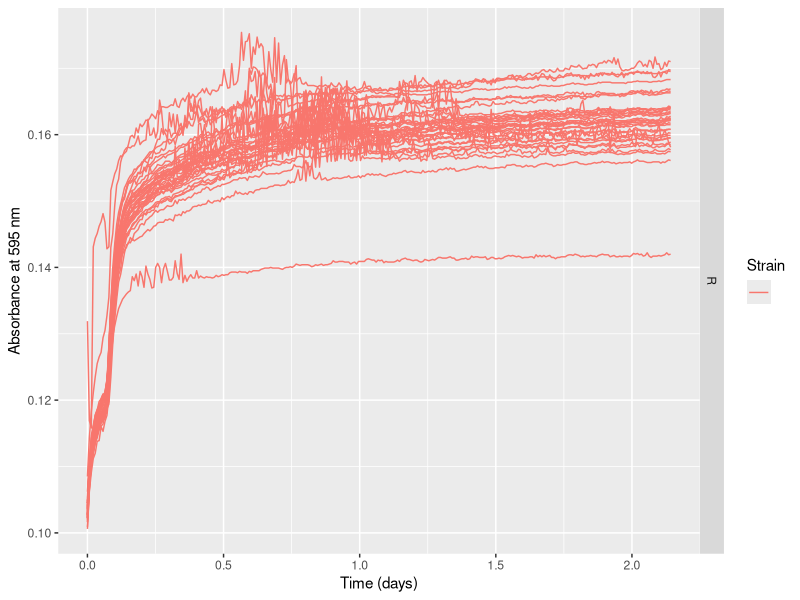
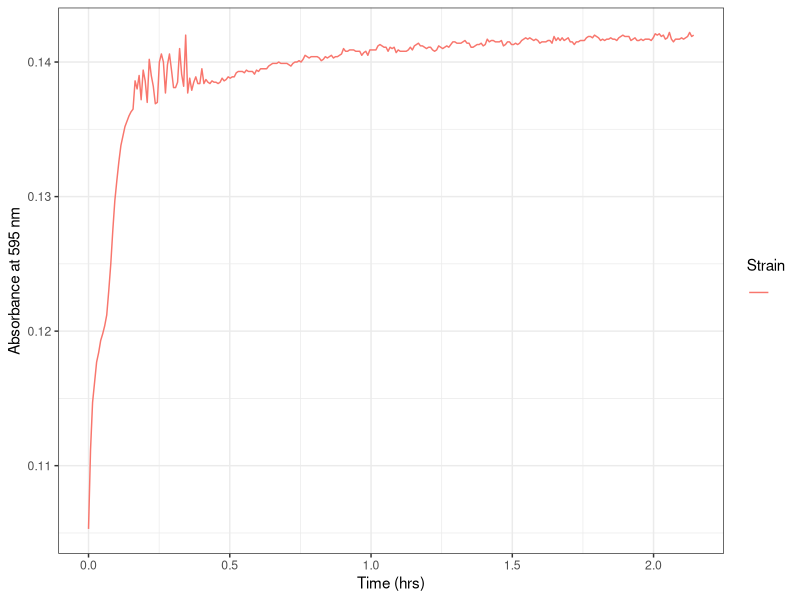
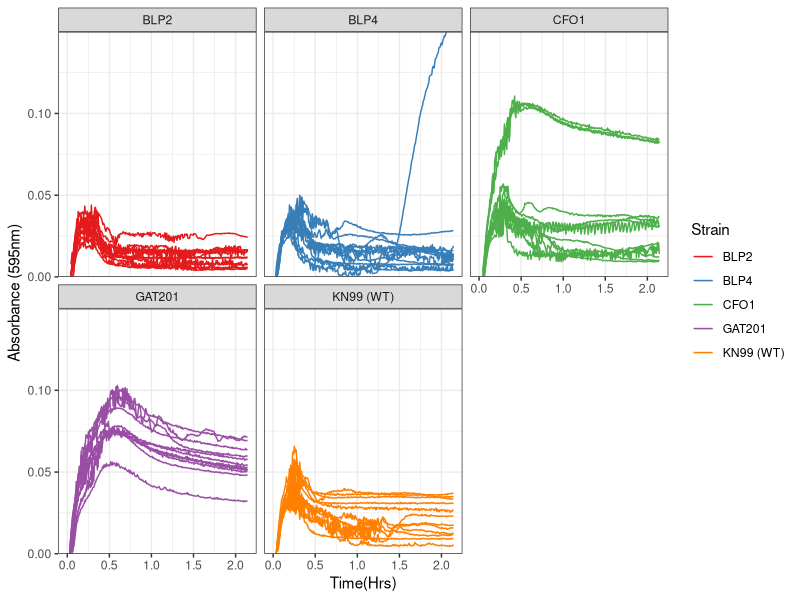
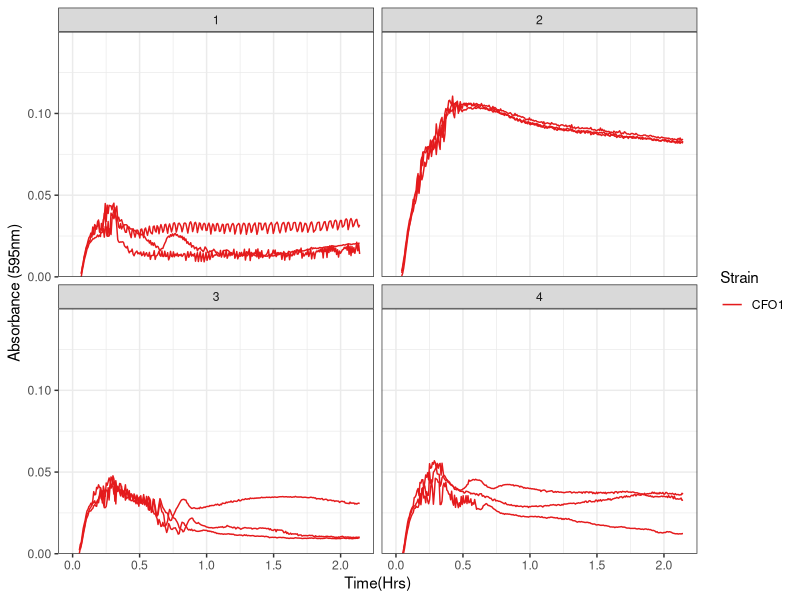
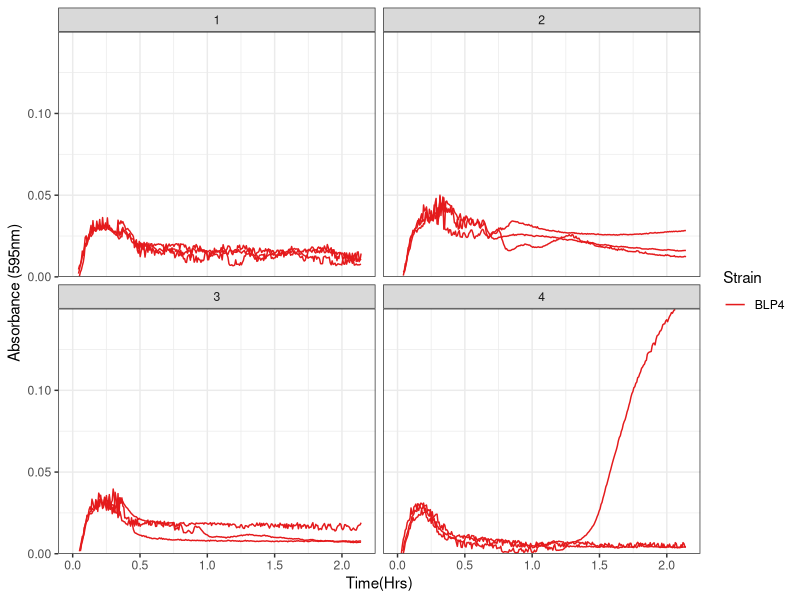
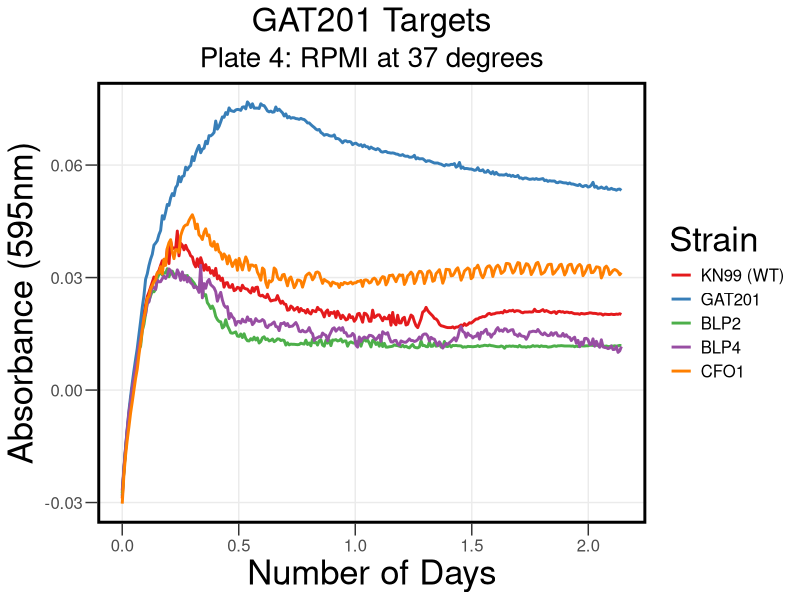
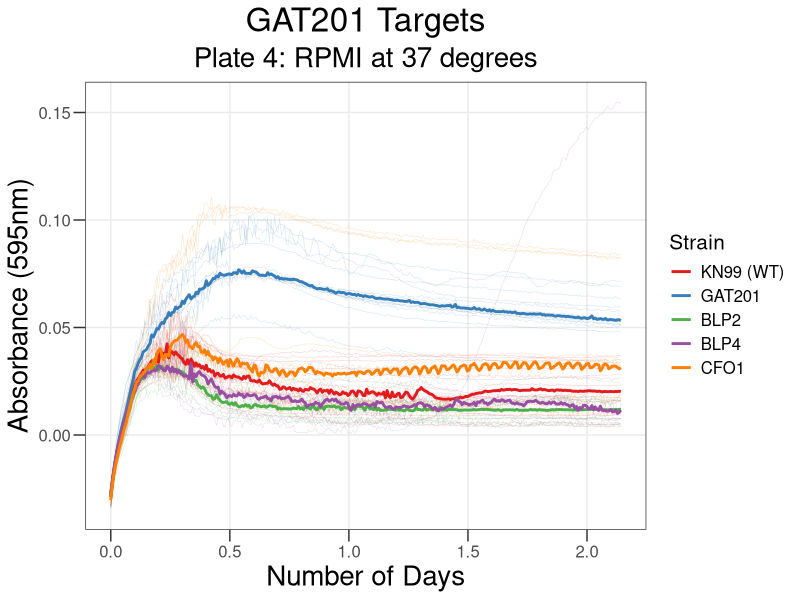
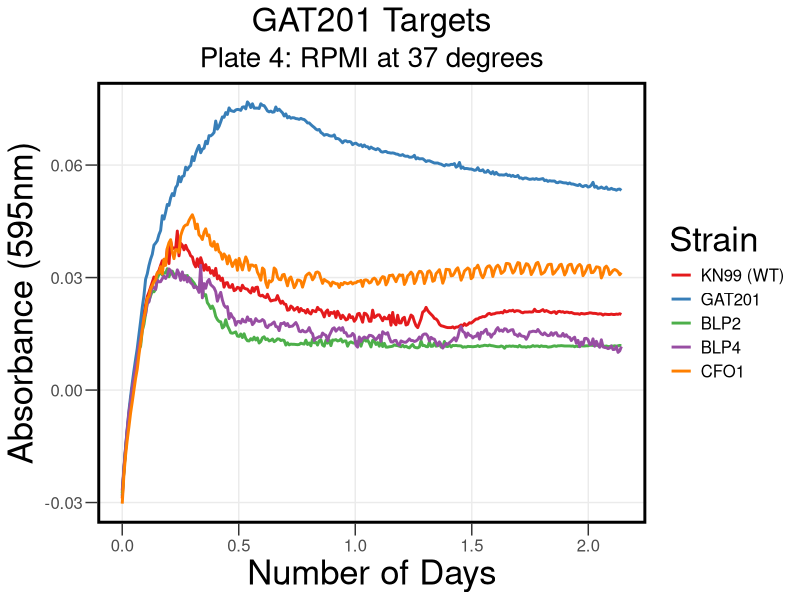

Reproduce these figures in R, in order.
## ---- chunk 1
knitr::opts_chunk$set(echo = TRUE , warning=FALSE, message=FALSE)
## ---- chunk 2

library("reshape2")
library(dplyr)
library(ggplot2)
library(tidyverse)
library(rmarkdown)
library(cowplot)
library(yaml)
library(knitr)
## ---- chunk 3

rawdata <- read.csv("../Input/20230321_RPMI_Gat201Targets_Plate4_csv.csv")

## ---- chunk 4

 rawdata_day<-mutate(rawdata, Time = Time/86400)

## ---- chunk 5

reshaped <- melt(rawdata_day, id=c("Time", "Temp"), 
                              variable.name="Well",
                              value.name="OD595")

summary(reshaped)
## ---- chunk 6

platemap <- read.csv("../Input/20230321_RPMI_Gat201Targets_Plate4_setup.csv")
head(platemap, n=50)


## ---- chunk 7

annotated <- inner_join(reshaped, platemap, by="Well")
 
## ---- chunk 8

ggplot(data=filter(annotated,Strain==""),
           aes(x=Time, y=OD595, color=Strain, group = Well)) + 
       geom_line() + 
       facet_grid(Media ~ .) +
       labs(x="Time (days)", y="Absorbance at 595 nm")
## ---- chunk 9

ggplot(data=filter(annotated,Well=="H10"), 
       aes(x=Time, y=OD595, color=Strain, group = Well)) + 
 
       geom_line() + 
     theme_bw()+
     labs(x="Time (hrs)", y="Absorbance at 595 nm")

## ---- chunk 10

blank_OD_summary <- annotated %>%
  filter(Strain=="") %>%
  filter(Well != "F1") %>%
  filter(Well != "H10") %>%
  
  
    group_by(Media) %>%
  summarise(OD_median=median(OD595),
            OD_mean=mean(OD595),
            OD_max=max(OD595),
            OD_min=min(OD595))
print(blank_OD_summary)
## ---- chunk 11

normalisedOD <- annotated %>%
  left_join(blank_OD_summary, by="Media") %>%
  mutate(OD_corrected = OD595 - OD_median)

## ---- chunk 12

ggplot(data=normalisedOD %>%
                      filter(Strain != ""), 
                      aes(x=Time, y=OD_corrected, color=Strain, group = Well)) + 
       geom_line() + 
       scale_y_continuous(limits=c(0,0.15),expand=c(0,0))+
       facet_wrap(Strain ~ .)+
  
       labs(x = "Time(Hrs)",
            y = "Absorbance (595nm)") +
       theme(text = element_text(size = 20))+
       theme_bw()+
       scale_color_brewer(palette="Set1")
## ---- chunk 13

ggplot(data=normalisedOD %>%
                      filter(Strain == "CFO1"), 
                      aes(x=Time, y=OD_corrected, color=Strain, group = Well)) + 
       geom_line() + 
       scale_y_continuous(limits=c(0,0.15),expand=c(0,0))+
       facet_wrap(Biorep ~ .)+
  
       labs(x = "Time(Hrs)",
            y = "Absorbance (595nm)") +
       theme(text = element_text(size = 20))+
       theme_bw()+
       scale_color_brewer(palette="Set1")
## ---- chunk 14

ggplot(data=normalisedOD %>%
                      filter(Strain == "BLP4"), 
                      aes(x=Time, y=OD_corrected, color=Strain, group = Well)) + 
       geom_line() + 
       scale_y_continuous(limits=c(0,0.15),expand=c(0,0))+
       facet_wrap(Biorep ~ .)+
  
       labs(x = "Time(Hrs)",
            y = "Absorbance (595nm)") +
       theme(text = element_text(size = 20))+
       theme_bw()+
       scale_color_brewer(palette="Set1")
## ---- chunk 15

ggplot(data=normalisedOD  %>%
    dplyr::mutate(Strain = factor(Strain, levels = c("KN99 (WT)","GAT201","BLP2","BLP4","CFO1")))%>%
                     filter(Strain != ""), 
                      aes(x=Time, y=OD_corrected, color=Strain)) + 
       #geom_line(aes(group = Well), size = 0.2, alpha = 0.2) + 
       stat_summary(fun = "median", geom = "line", size = 1) +
       #scale_y_continuous(limits=c(0,0.5),expand=c(0,0), breaks = c(0, 0.05, 0.1)) +
  
       labs(x = "Number of Days",
            y = "Absorbance (595nm)",
            title = "GAT201 Targets", subtitle = "Plate 4: RPMI at 37 degrees") +
       theme_bw() +
       theme(text = element_text(size = 15))+
       theme(axis.title = element_text(size = 25))+
       theme(axis.ticks.length = unit(0.3, "cm"))+
       theme(title = element_text(size = 20))+
       theme(panel.grid.minor = element_blank())+
       theme(legend.title = element_text(size = 25))+
      theme(legend.background = element_rect(fill = "transparent", color=NA))+
  theme(legend.key = element_rect(fill = "transparent", color=NA))+
       theme (plot.background =  element_rect(fill = "transparent", color=NA), 
         panel.background = element_rect(fill = "transparent", color=NA),)+
      theme(panel.border = element_rect(linetype = "solid", colour = "black", size = 2))+
  theme(plot.title = element_text(hjust = 0.5), plot.subtitle = element_text(hjust = 0.5) )+
       scale_color_brewer(palette="Set1")
       
## ---- chunk 16

ggsave("../Results/AllSummaryPR4.png",width = 6.6,height=5)
## ---- chunk 17

ggplot(data=normalisedOD  %>%
    dplyr::mutate(Strain = factor(Strain, levels = c("KN99 (WT)","GAT201","BLP2","BLP4","CFO1")))%>%
                     filter(Strain != ""), 
                      aes(x=Time, y=OD_corrected, color=Strain)) + 
       geom_line(aes(group = Well), size = 0.2, alpha = 0.2) + 
       stat_summary(fun = "median", geom = "line", size = 1) +
       #scale_y_continuous(limits=c(0,0.5),expand=c(0,0), breaks = c(0, 0.05, 0.1)) +
   
       labs(x = "Number of Days",
            y = "Absorbance (595nm)",
            title = "GAT201 Targets", subtitle = "Plate 4: RPMI at 37 degrees") +
 
       theme_bw() +
       theme(text = element_text(size = 15))+
       theme(axis.title = element_text(size = 20)) +
      theme(axis.ticks.length = unit(0.3, "cm"))+
       theme(title = element_text(size = 20))+
    
       theme(legend.title = element_text(size = 15))+
  theme(panel.grid.minor = element_blank())+
   theme(plot.title = element_text(hjust = 0.5), plot.subtitle = element_text(hjust = 0.5) )+
  
       scale_color_brewer(palette="Set1")
## ---- chunk 18

ggsave("../Results/StatSummaryPlate4.png",width = 6.6,height=5)
